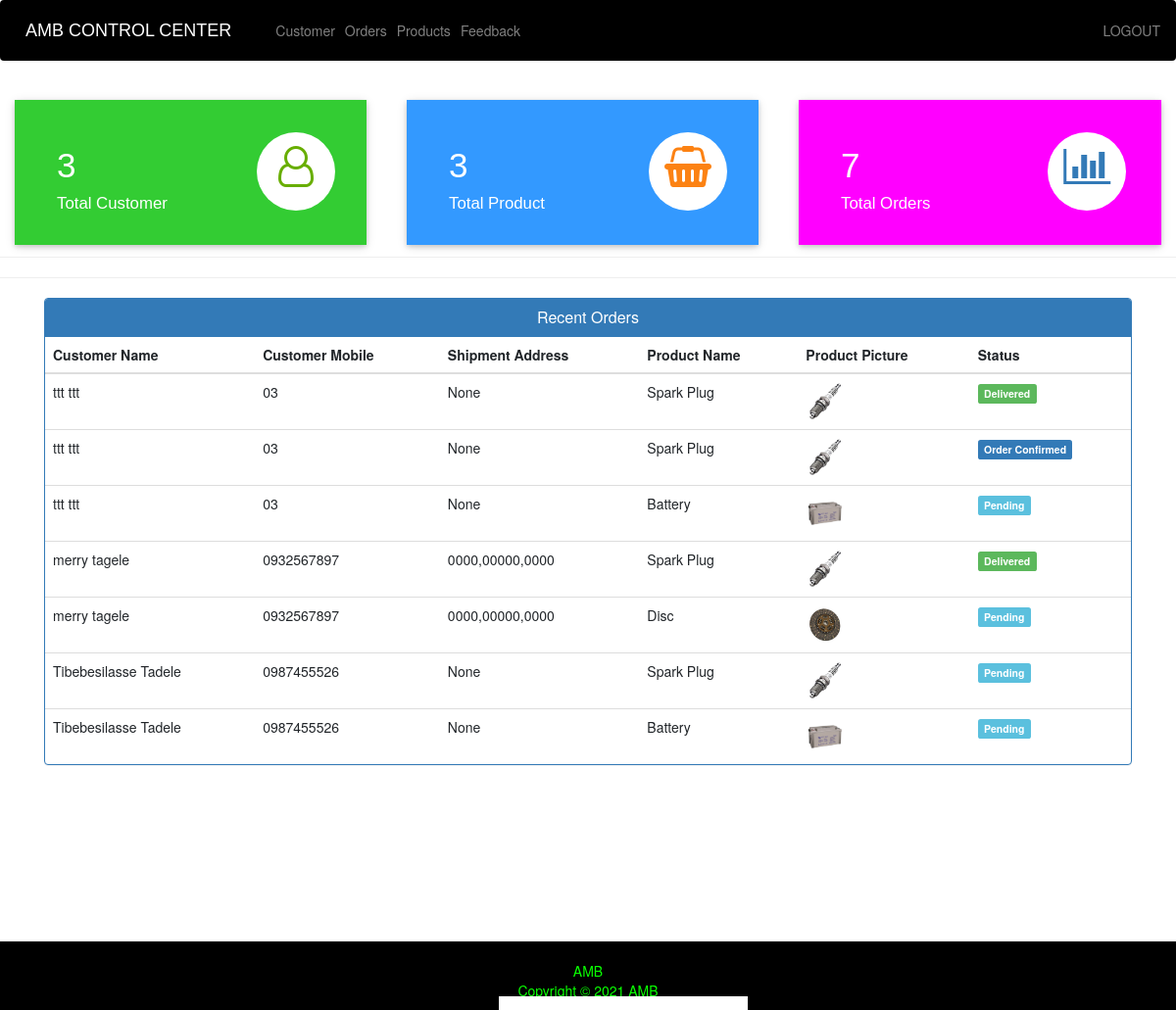
Screenshot of /admin-dashboard (signed in) with the database file from the repository.
### ecom/models.py (models this page shows, shortened)
class Customer(models.Model):
    user=models.OneToOneField(User,on_delete=models.CASCADE)
    profile_pic= models.ImageField(upload_to='profile_pic/CustomerProfilePic/',null=True,blank=True)
    address = models.CharField(max_length=40)
    mobile = models.CharField(max_length=20,null=False)
    @property
    def get_name(self):
        return self.user.first_name+" "+self.user.last_name

class Orders(models.Model):
    STATUS =(
        ('Pending','Pending'),
        ('Order Confirmed','Order Confirmed'),
        ('Out for Delivery','Out for Delivery'),
        ('Delivered','Delivered'),
    )
    customer=models.ForeignKey('Customer', on_delete=models.CASCADE,null=True)
    product=models.ForeignKey('Product',on_delete=models.CASCADE,null=True)
    email = models.CharField(max_length=50,null=True)
    address = models.CharField(max_length=500,null=True)
    mobile = models.CharField(max_length=20,null=True)
    order_date= models.DateField(auto_now_add=True,null=True)
    status=models.CharField(max_length=50,null=True,choices=STATUS)

class Product(models.Model):
    name=models.CharField(max_length=40)
    product_image= models.ImageField(upload_to='product_image/',null=True,blank=True)
    price = models.PositiveIntegerField()
    description=models.CharField(max_length=40)

### ecom/views.py (the view)
# urls.py: path('admin-dashboard', views.admin_dashboard_view,name='admin-dashboard'),
@login_required(login_url='adminlogin')
def admin_dashboard_view(request):
    customercount=models.Customer.objects.all().count()
    productcount=models.Product.objects.all().count()
    ordercount=models.Orders.objects.all().count()
    orders=models.Orders.objects.all()
    ordered_products=[]
    ordered_bys=[]
    for order in orders:
        ordered_product=models.Product.objects.all().filter(id=order.product.id)
        ordered_by=models.Customer.objects.all().filter(id = order.customer.id)
        ordered_products.append(ordered_product)
        ordered_bys.append(ordered_by)
    mydict={
    'customercount':customercount,
    'productcount':productcount,
    'ordercount':ordercount,
    'data':zip(ordered_products,ordered_bys,orders),
    }
    return render(request,'ecom/admin_dashboard.html',context=mydict)

### templates/ecom/admin_dashboard.html
{% extends 'ecom/admin_base.html' %}
{% load static %}
{% block content %}
<br>
{%include 'ecom/admin_dashboard_cards.html'%}
<br><br><br><br><br>
<hr><hr>
<div class="container" >
    <div class="panel panel-primary" >
      <div class="panel-heading" style="text-align:center;">
        <h6 class="panel-title">Recent Orders</h6>
      </div>
      <table class="table table-hover" id="dev-table">
        <thead>
          <tr>
            <th>Customer Name</th>
            <th>Customer Mobile</th>
            <th>Shipment Address</th>
            <th>Product Name</th>
            <th>Product Picture</th>
            <th>Status</th>
          </tr>
        </thead>
        {% for product,customer,order in data %}
        <tr>
          {% for c in customer %}
          <td> {{c.get_name}}</td>
          <td>{{c.mobile}}</td>
          <td>{{order.address}}</td>
          {% endfor %}
          {% for p in product %}
          <td> {{p.name}}</td>
          <td> <img src="{% static p.product_image.url %}" alt="Profile Pic" height="40px" width="40px" /></td>
          {% if order.status == 'Pending'%}
          <td> <span class="label label-info">{{order.status}}</span></td>
          {% elif order.status == 'Delivered' %}
          <td> <span class="label label-success">{{order.status}}</span></td>
          {% elif order.status == 'Out for Delivery' %}
          <td> <span class="label label-warning">{{order.status}}</span></td>
          {%else%}
            <td> <span class="label label-primary">{{order.status}}</span></td>
          {%endif%}
          {% endfor %}
        </tr>
        {% endfor %}
      </table>
  </div>
</div>
{% endblock content %}

### static/css/style.css (style rules this page uses)
body { font-family: "Open Sans", sans-serif; color: #0c0c0c; background-color: #ffffff; overflow-x: hidden; backdrop-filter: blur(5px); }

### static/css/responsive.css (style rules this page uses)
@media (min-width: 1200px) { .container { max-width: 1170px; } }

### rows the page displays
Orders: address "None", status "Delivered"
Customer: get_name "ttt ttt", mobile "03"
Product: name "Spark Plug", product_image (picture)
Orders: address "None", status "Order Confirmed"
Orders: address "None", status "Pending"
Product: name "Battery", product_image (picture)
Orders: address "0000,00000,0000", status "Delivered"
Customer: get_name "merry tagele", mobile "0932567897"
Orders: address "0000,00000,0000", status "Pending"
Product: name "Disc", product_image (picture)
Orders: address "None", status "Pending"
Customer: get_name "Tibebesilasse Tadele", mobile "0987455526"
Orders: address "None", status "Pending"

### other values shown
{{ customercount }} "3"
{{ productcount }} "3"
{{ ordercount }} "7"
